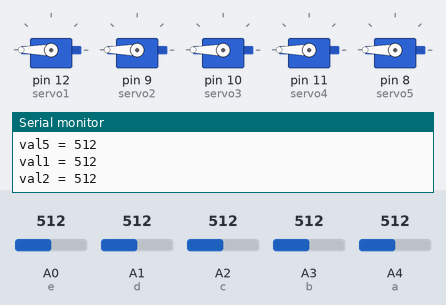
The sketch below on a simulated Arduino Uno, built with avr-gcc and run on an emulated ATmega328P. Parts: 5 × servo, the last lines printed to the serial monitor. The test bench sets the inputs (shaded band); at power-on: A0 (e) = 512, A1 (d) = 512, A2 (c) = 512, A3 (b) = 512, A4 (a) = 512.

Above: at 1.2 s.
1.3 s: A0 (e) set to 843
4.3 s: A0 (e) set to 859
At 5.4 s:
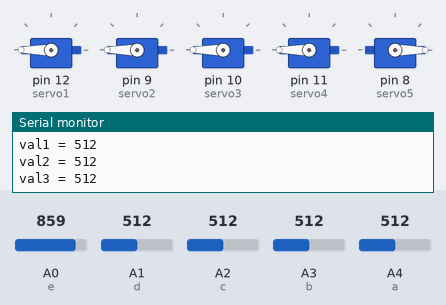
5.9 s: A1 (d) set to 839
8.9 s: A1 (d) set to 859
At 9.4 s:
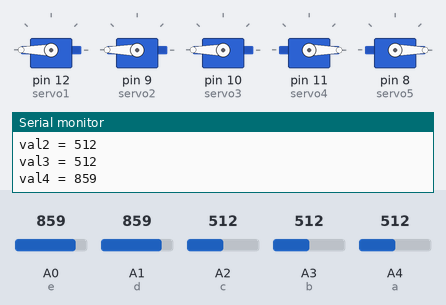
10.5 s: A2 (c) set to 840
12.0 s: A2 (c) set to 858
At 12.5 s:
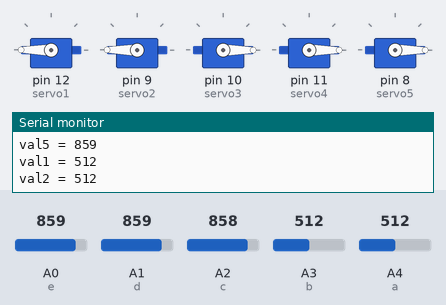
Timing chart, 0 to 14.5 s (numbered marks = the images above; inputs shaded):
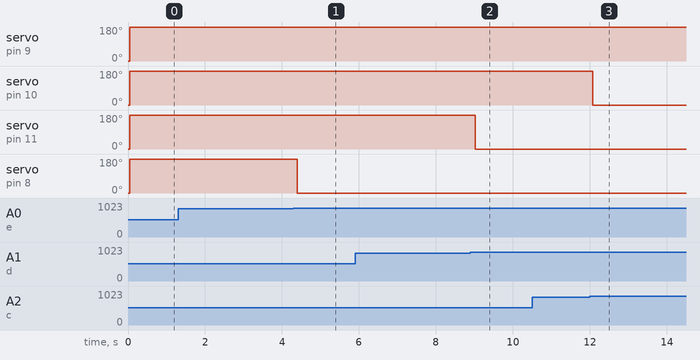

The sketch:

Animatronic_project_5_fingers_code.ino
```cpp
#include<Servo.h>

// for calling 5 servo motors
Servo servo1;
Servo servo2;
Servo servo3;
Servo servo4;
Servo servo5;

// pins for connecting Flex sensors
int a = A4;
int b = A3;
int c = A2;
int d = A1;
int e = A0;


// values for servo motor initial angle
int val1 = 0;
int val2 = 0;
int val3 = 0;
int val4 = 0;
int val5 = 0;


void setup() {
  // put your setup code here, to run once:

  // servo connections on arduino pin
  servo1.attach(12);
  servo2.attach(9);
  servo3.attach(10);
  servo4.attach(11);
  servo5.attach(8);

  // Setting all servos to 0 angle.
  servo1.write(0);
  servo2.write(0);
  servo3.write(0);
  servo4.write(0);
  servo5.write(0);

  Serial.begin(9600);

}

void loop() {
  // put your main code here, to run repeatedly:

  // Reading the values from flex sensor and converting them to analog values
  val1 = analogRead(a);
  val2 = analogRead(b);
  val3 = analogRead(c);
  val4 = analogRead(d);
  val5 = analogRead(e);

  Serial.print("val1 = ");
  Serial.println(val1);

  Serial.print("val2 = ");
  Serial.println(val2);

  Serial.print("val3 = ");
  Serial.println(val3);

  Serial.print("val4 = ");
  Serial.println(val4);

  Serial.print("val5 = ");
  Serial.println(val5);

  // servo4.write(180);
  // delay(500);
  // servo4.write(0);
  // delay(500);


  // when my hand bends, flex sensor gives value less than 40. so 180 degrees makes animatronic hand close.
  if (val1 < 850)
  {
    servo1.write(180);
    delay(30);

  }

  // when my hand is striaght , flex sensor gives value greater than 200. So, 90 degrees makes animatronic hand open.
  // if (val1 > 850)
  else
  {
    servo1.write(0);
    delay(30);

  }

  // similarily for 2nd finger
  if (val2 < 850)
  {

    servo2.write(180);
    delay(3);

  }
  // if (val2 > 800)
  else
  {
    servo2.write(0);
    delay(3);

  }


  // similarily for 3rd finger
  if (val3 < 850)
  {
    servo3.write(180);
    delay(3);

  }
  // if (val3 > 800)
  else
  {
    servo3.write(0);
    delay(3);

  }


  // similarily for 4th finger
  if (val4 < 850)
  {
    servo4.write(180);
    delay(3);

  }
  // if (val4 > 800)
  else
  {
    servo4.write(0);
    delay(3);

  }


  // similarily for 5th finger
  if (val5 < 850)
  {
    servo5.write(180);
    delay(3);

  }
  // if (val5 > 800)
  else
  {
    servo5.write(0);
    delay(3);

  }

}
```

Measured:
- the behaviour switches between 849 and 850 on A0 (e) (found by bisection; images 0 and 1)
- the behaviour switches between 849 and 850 on A1 (d) (found by bisection; images 1 and 2)
- the behaviour switches between 849 and 850 on A2 (c) (found by bisection; images 2 and 3)
- after the input at 4.3 s, servo on pin 8 (servo5): 180° → 0° after 0.10 s
- after the input at 8.9 s, servo on pin 11 (servo4): 180° → 0° after 0.12 s
- after the input at 12.0 s, servo on pin 10 (servo3): 180° → 0° after 0.07 s
